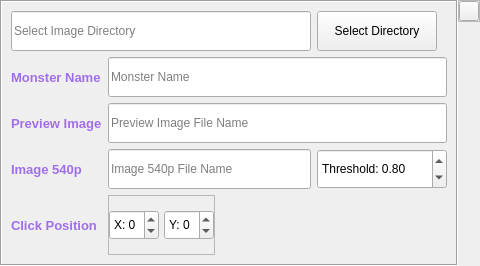
<?xml version="1.0" encoding="UTF-8"?>
<ui version="4.0">
 <class>normal_monster_item</class>
 <widget class="QWidget" name="normal_monster_item">
  <property name="geometry">
   <rect>
    <x>0</x>
    <y>0</y>
    <width>475</width>
    <height>266</height>
   </rect>
  </property>
  <property name="sizePolicy">
   <sizepolicy hsizetype="Expanding" vsizetype="Expanding">
    <horstretch>0</horstretch>
    <verstretch>0</verstretch>
   </sizepolicy>
  </property>
  <property name="minimumSize">
   <size>
    <width>0</width>
    <height>0</height>
   </size>
  </property>
  <property name="maximumSize">
   <size>
    <width>16777215</width>
    <height>16777215</height>
   </size>
  </property>
  <property name="windowTitle">
   <string>Form</string>
  </property>
  <property name="styleSheet">
   <string notr="true"/>
  </property>
  <layout class="QVBoxLayout" name="verticalLayout">
   <property name="spacing">
    <number>0</number>
   </property>
   <property name="leftMargin">
    <number>0</number>
   </property>
   <property name="topMargin">
    <number>0</number>
   </property>
   <property name="rightMargin">
    <number>0</number>
   </property>
   <property name="bottomMargin">
    <number>0</number>
   </property>
   <item>
    <widget class="QFrame" name="content_frame">
     <property name="frameShape">
      <enum>QFrame::NoFrame</enum>
     </property>
     <property name="frameShadow">
      <enum>QFrame::Sunken</enum>
     </property>
     <layout class="QHBoxLayout" name="horizontalLayout">
      <property name="spacing">
       <number>0</number>
      </property>
      <property name="leftMargin">
       <number>0</number>
      </property>
      <property name="topMargin">
       <number>0</number>
      </property>
      <property name="rightMargin">
       <number>0</number>
      </property>
      <property name="bottomMargin">
       <number>0</number>
      </property>
      <item>
       <widget class="QFrame" name="frame_3">
        <property name="frameShape">
         <enum>QFrame::Box</enum>
        </property>
        <property name="frameShadow">
         <enum>QFrame::Sunken</enum>
        </property>
        <layout class="QGridLayout" name="gridLayout">
         <item row="2" column="1" colspan="2">
          <widget class="QLineEdit" name="preview_image">
           <property name="minimumSize">
            <size>
             <width>0</width>
             <height>40</height>
            </size>
           </property>
           <property name="maximumSize">
            <size>
             <width>16777215</width>
             <height>40</height>
            </size>
           </property>
           <property name="placeholderText">
            <string>Preview Image File Name</string>
           </property>
          </widget>
         </item>
         <item row="2" column="0">
          <widget class="QLabel" name="label_2">
           <property name="font">
            <font>
             <family>Segoe UI</family>
             <pointsize>10</pointsize>
             <italic>false</italic>
             <bold>true</bold>
            </font>
           </property>
           <property name="styleSheet">
            <string notr="true">font: 700 10pt &quot;Segoe UI&quot;;
color: rgb(161, 110, 235);</string>
           </property>
           <property name="text">
            <string>Preview Image</string>
           </property>
           <property name="margin">
            <number>10</number>
           </property>
          </widget>
         </item>
         <item row="3" column="0">
          <widget class="QLabel" name="label_3">
           <property name="font">
            <font>
             <family>Segoe UI</family>
             <pointsize>10</pointsize>
             <italic>false</italic>
             <bold>true</bold>
            </font>
           </property>
           <property name="styleSheet">
            <string notr="true">font: 700 10pt &quot;Segoe UI&quot;;
color: rgb(161, 110, 235);</string>
           </property>
           <property name="text">
            <string>Image 540p</string>
           </property>
           <property name="margin">
            <number>10</number>
           </property>
          </widget>
         </item>
         <item row="0" column="2">
          <widget class="QPushButton" name="select_directory">
           <property name="minimumSize">
            <size>
             <width>120</width>
             <height>40</height>
            </size>
           </property>
           <property name="maximumSize">
            <size>
             <width>120</width>
             <height>40</height>
            </size>
           </property>
           <property name="text">
            <string>Select Directory</string>
           </property>
          </widget>
         </item>
         <item row="1" column="0">
          <widget class="QLabel" name="label">
           <property name="font">
            <font>
             <family>Segoe UI</family>
             <pointsize>10</pointsize>
             <italic>false</italic>
             <bold>true</bold>
            </font>
           </property>
           <property name="styleSheet">
            <string notr="true">font: 700 10pt &quot;Segoe UI&quot;;
color: rgb(161, 110, 235);</string>
           </property>
           <property name="text">
            <string>Monster Name</string>
           </property>
           <property name="margin">
            <number>10</number>
           </property>
          </widget>
         </item>
         <item row="5" column="1" colspan="2" alignment="Qt::AlignLeft">
          <widget class="QFrame" name="frame">
           <property name="frameShape">
            <enum>QFrame::StyledPanel</enum>
           </property>
           <property name="frameShadow">
            <enum>QFrame::Raised</enum>
           </property>
           <layout class="QHBoxLayout" name="horizontalLayout_2">
            <property name="spacing">
             <number>5</number>
            </property>
            <property name="leftMargin">
             <number>0</number>
            </property>
            <property name="topMargin">
             <number>0</number>
            </property>
            <property name="rightMargin">
             <number>0</number>
            </property>
            <property name="bottomMargin">
             <number>0</number>
            </property>
            <item>
             <widget class="QSpinBox" name="click_pos_x">
              <property name="minimumSize">
               <size>
                <width>50</width>
                <height>30</height>
               </size>
              </property>
              <property name="maximumSize">
               <size>
                <width>50</width>
                <height>16777215</height>
               </size>
              </property>
              <property name="styleSheet">
               <string notr="true"/>
              </property>
              <property name="prefix">
               <string>X: </string>
              </property>
              <property name="minimum">
               <number>-20</number>
              </property>
              <property name="maximum">
               <number>20</number>
              </property>
             </widget>
            </item>
            <item>
             <widget class="QSpinBox" name="click_pos_y">
              <property name="minimumSize">
               <size>
                <width>50</width>
                <height>30</height>
               </size>
              </property>
              <property name="maximumSize">
               <size>
                <width>50</width>
                <height>16777215</height>
               </size>
              </property>
              <property name="styleSheet">
               <string notr="true"/>
              </property>
              <property name="prefix">
               <string>Y: </string>
              </property>
              <property name="minimum">
               <number>-20</number>
              </property>
              <property name="maximum">
               <number>20</number>
              </property>
             </widget>
            </item>
           </layout>
          </widget>
         </item>
         <item row="0" column="0" colspan="2">
          <widget class="QLineEdit" name="img_path">
           <property name="minimumSize">
            <size>
             <width>300</width>
             <height>40</height>
            </size>
           </property>
           <property name="maximumSize">
            <size>
             <width>16777215</width>
             <height>40</height>
            </size>
           </property>
           <property name="placeholderText">
            <string>Select Image Directory</string>
           </property>
          </widget>
         </item>
         <item row="5" column="0">
          <widget class="QLabel" name="label_4">
           <property name="font">
            <font>
             <family>Segoe UI</family>
             <pointsize>10</pointsize>
             <italic>false</italic>
             <bold>true</bold>
            </font>
           </property>
           <property name="styleSheet">
            <string notr="true">font: 700 10pt &quot;Segoe UI&quot;;
color: rgb(161, 110, 235);</string>
           </property>
           <property name="text">
            <string>Click Position</string>
           </property>
           <property name="margin">
            <number>10</number>
           </property>
          </widget>
         </item>
         <item row="1" column="1" colspan="2">
          <widget class="QLineEdit" name="monster_name">
           <property name="minimumSize">
            <size>
             <width>0</width>
             <height>40</height>
            </size>
           </property>
           <property name="maximumSize">
            <size>
             <width>16777215</width>
             <height>40</height>
            </size>
           </property>
           <property name="placeholderText">
            <string>Monster Name</string>
           </property>
          </widget>
         </item>
         <item row="3" column="1">
          <widget class="QLineEdit" name="img_540p">
           <property name="minimumSize">
            <size>
             <width>0</width>
             <height>40</height>
            </size>
           </property>
           <property name="maximumSize">
            <size>
             <width>16777215</width>
             <height>40</height>
            </size>
           </property>
           <property name="placeholderText">
            <string>Image 540p File Name</string>
           </property>
          </widget>
         </item>
         <item row="3" column="2">
          <widget class="QDoubleSpinBox" name="img_threshold">
           <property name="minimumSize">
            <size>
             <width>130</width>
             <height>40</height>
            </size>
           </property>
           <property name="maximumSize">
            <size>
             <width>140</width>
             <height>16777215</height>
            </size>
           </property>
           <property name="styleSheet">
            <string notr="true"/>
           </property>
           <property name="prefix">
            <string>Threshold: </string>
           </property>
           <property name="maximum">
            <double>1.000000000000000</double>
           </property>
           <property name="singleStep">
            <double>0.010000000000000</double>
           </property>
           <property name="value">
            <double>0.800000000000000</double>
           </property>
          </widget>
         </item>
        </layout>
       </widget>
      </item>
      <item alignment="Qt::AlignLeft|Qt::AlignTop">
       <widget class="QFrame" name="frame_2">
        <property name="sizePolicy">
         <sizepolicy hsizetype="Expanding" vsizetype="Expanding">
          <horstretch>0</horstretch>
          <verstretch>0</verstretch>
         </sizepolicy>
        </property>
        <property name="frameShape">
         <enum>QFrame::StyledPanel</enum>
        </property>
        <property name="frameShadow">
         <enum>QFrame::Raised</enum>
        </property>
        <layout class="QVBoxLayout" name="verticalLayout_2">
         <property name="spacing">
          <number>0</number>
         </property>
         <property name="leftMargin">
          <number>0</number>
         </property>
         <property name="topMargin">
          <number>0</number>
         </property>
         <property name="rightMargin">
          <number>0</number>
         </property>
         <property name="bottomMargin">
          <number>0</number>
         </property>
         <item>
          <widget class="QPushButton" name="delete_item">
           <property name="minimumSize">
            <size>
             <width>20</width>
             <height>20</height>
            </size>
           </property>
           <property name="maximumSize">
            <size>
             <width>20</width>
             <height>20</height>
            </size>
           </property>
           <property name="text">
            <string/>
           </property>
           <property name="icon">
            <iconset>
             <normaloff>../images/extra icons/delete-red.png</normaloff>../images/extra icons/delete-red.png</iconset>
           </property>
          </widget>
         </item>
        </layout>
       </widget>
      </item>
     </layout>
    </widget>
   </item>
  </layout>
 </widget>
 <resources/>
 <connections/>
</ui>
